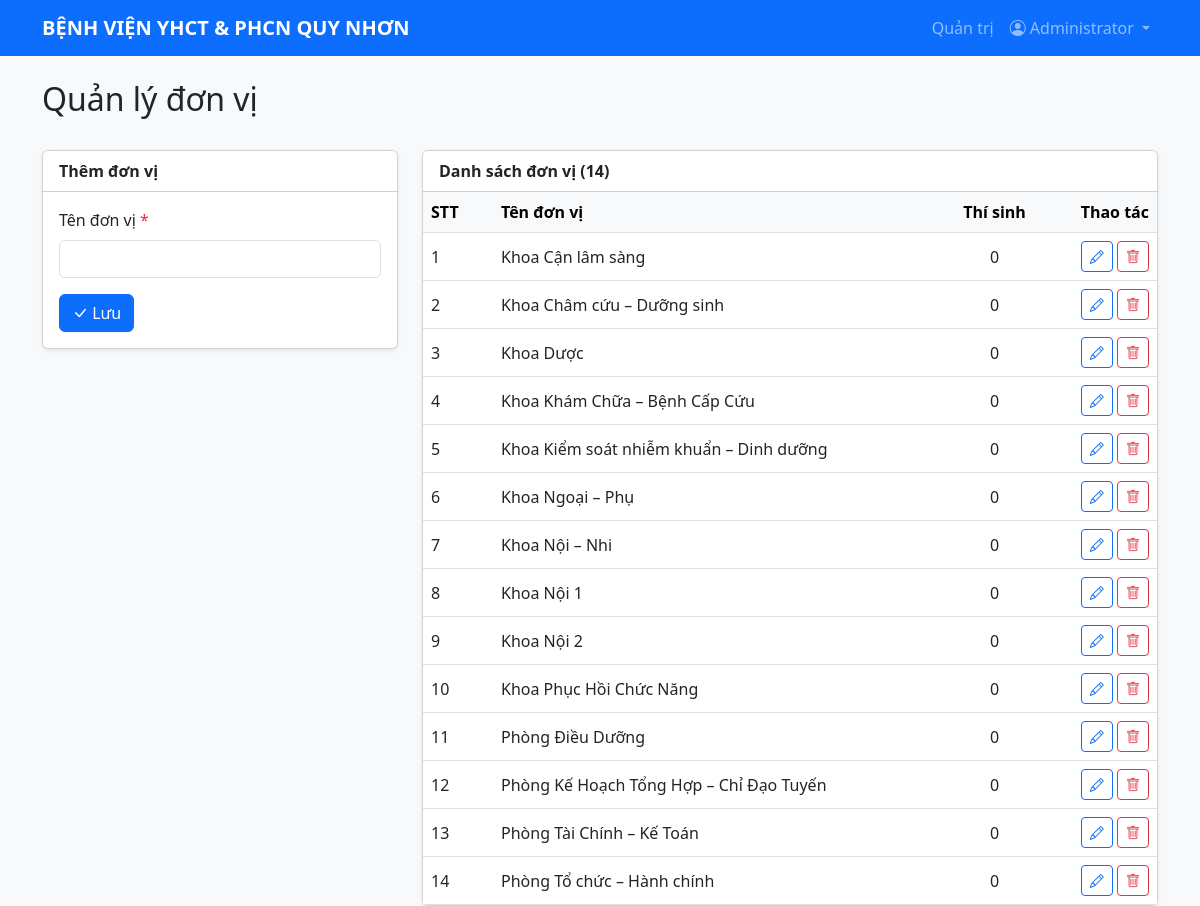
The app's page /admin/units.php (signed in) with its own data.
### tables this page shows
CREATE TABLE site_settings (
    setting_key VARCHAR(100) PRIMARY KEY,
    setting_value VARCHAR(255) NOT NULL,
    updated_at TIMESTAMP NOT NULL DEFAULT CURRENT_TIMESTAMP ON UPDATE CURRENT_TIMESTAMP
);

CREATE TABLE units (
    id INT UNSIGNED AUTO_INCREMENT PRIMARY KEY,
    name VARCHAR(255) NOT NULL,
    created_at TIMESTAMP NOT NULL DEFAULT CURRENT_TIMESTAMP,
    updated_at TIMESTAMP NOT NULL DEFAULT CURRENT_TIMESTAMP ON UPDATE CURRENT_TIMESTAMP,
    UNIQUE KEY uq_units_name (name)
);

### includes/functions.php (called while the page is built, shortened)
<?php
function h($str) {
    return htmlspecialchars($str ?? '', ENT_QUOTES, 'UTF-8');
}
function getSiteSetting($pdo, $key, $default = '') {
    static $settings = [];
    if (!array_key_exists($key, $settings)) {
        $stmt = $pdo->prepare("SELECT setting_value FROM site_settings WHERE setting_key = ?");
        $stmt->execute([$key]);
        $value = $stmt->fetchColumn();
        $settings[$key] = $value === false ? $default : $value;
    }
    return $settings[$key];
}
function isLoggedIn() {
    return isset($_SESSION['user_id']);
}
function isAdmin() {
    return isset($_SESSION['role']) && $_SESSION['role'] === 'admin';
}
?>

### admin/units.php (the view, shortened to what this page needs)
<?php
require_once __DIR__ . '/../config/database.php';
require_once __DIR__ . '/../includes/functions.php';
$editUnit = null;
$units = $pdo->query("SELECT un.id, un.name, un.created_at, COUNT(u.id) AS participant_count
    FROM units un
    LEFT JOIN users u ON u.unit_id = un.id AND u.role = 'student'
    GROUP BY un.id, un.name, un.created_at
    ORDER BY un.name ASC")->fetchAll();
require_once __DIR__ . '/../includes/header.php';
?>
<div class="d-flex justify-content-between align-items-center mb-4">
    <h2>Quản lý đơn vị</h2>
</div>
<div class="row g-4">
    <div class="col-lg-4">
        <div class="card shadow-sm">
            <div class="card-header bg-white fw-bold"><?= $editUnit ? 'Sửa đơn vị' : 'Thêm đơn vị' ?></div>
            <div class="card-body">
                <form method="post">
                    <div class="mb-3">
                        <label for="unitName" class="form-label">Tên đơn vị <span class="text-danger">*</span></label>
                        <input id="unitName" type="text" name="name" class="form-control" maxlength="255" value="<?= h($editUnit['name'] ?? '') ?>" required autofocus>
                    </div>
                    <button class="btn btn-primary" type="submit"><i class="bi bi-check-lg"></i> Lưu</button>
                </form>
            </div>
        </div>
    </div>
    <div class="col-lg-8">
        <div class="card shadow-sm">
            <div class="card-header bg-white fw-bold">Danh sách đơn vị (<?= count($units) ?>)</div>
            <div class="table-responsive">
                <table class="table table-hover align-middle mb-0">
                    <thead class="table-light">
                        <tr>
                            <th style="width: 70px">STT</th>
                            <th>Tên đơn vị</th>
                            <th class="text-center">Thí sinh</th>
                            <th class="text-end">Thao tác</th>
                        </tr>
                    </thead>
                    <tbody>
                        <?php foreach ($units as $index => $unit): ?>
                            <tr>
                                <td><?= $index + 1 ?></td>
                                <td><?= h($unit['name']) ?></td>
                                <td class="text-center"><?= (int)$unit['participant_count'] ?></td>
                                <td class="text-end text-nowrap">
                                    <a class="btn btn-sm btn-outline-primary" href="units.php?edit=<?= (int)$unit['id'] ?>" title="Sửa"><i class="bi bi-pencil"></i></a>
                                    <form method="post" class="d-inline" onsubmit="return confirm('Bạn chắc chắn muốn xóa đơn vị này?');">
                                        <button class="btn btn-sm btn-outline-danger" type="submit" title="Xóa" <?= (int)$unit['participant_count'] > 0 ? 'disabled' : '' ?>><i class="bi bi-trash"></i></button>
                                    </form>
                                </td>
                            </tr>
                        <?php endforeach; ?>
                    </tbody>
                </table>
            </div>
        </div>
    </div>
</div>
<?php require_once __DIR__ . '/../includes/footer.php'; ?>

### includes/header.php (shortened to what this page needs)
<?php
require_once __DIR__ . '/../config/database.php';
require_once __DIR__ . '/functions.php';
$contestName = getSiteSetting($pdo, 'contest_name', 'BỆNH VIỆN YHCT & PHCN QUY NHƠN');
?>
<!DOCTYPE html>
<html lang="vi">
<head>
    <link href="https://cdn.jsdelivr.net/npm/bootstrap@5.3.0/dist/css/bootstrap.min.css" rel="stylesheet">
    <link rel="stylesheet" href="https://cdn.jsdelivr.net/npm/bootstrap-icons@1.10.5/font/bootstrap-icons.css">
</head>
<body>
<nav class="navbar navbar-expand-lg navbar-dark bg-primary mb-4">
  <div class="container">
    <a class="navbar-brand" href="/index.php"><?= h($contestName) ?></a>
    <div class="collapse navbar-collapse" id="navbarNav">
      <ul class="navbar-nav">
        <?php if (isLoggedIn()): ?>
        <?php if (isAdmin()): ?>
        <li class="nav-item">
          <a class="nav-link" href="/admin/index.php">Quản trị</a>
        </li>
        <?php endif; ?>
        <li class="nav-item dropdown">
          <a class="nav-link dropdown-toggle" href="#" id="navbarDropdown" role="button" data-bs-toggle="dropdown">
            <i class="bi bi-person-circle"></i> <?= h($_SESSION['fullname'] ?? '') ?>
          </a>
        </li>
        <?php endif; ?>
      </ul>
    </div>
  </div>
</nav>
<div class="container">

### includes/header.php (style rules this page uses)
body { background-color: #f8f9fa; }
.navbar-brand { white-space: normal; line-height: 1.2; font-weight: 600; }

### records on screen
site_settings: setting_value "BỆNH VIỆN YHCT & PHCN QUY NHƠN"
units: name "Khoa Cận lâm sàng", participant_count "0"
units: name "Khoa Châm cứu – Dưỡng sinh", participant_count "0"
units: name "Khoa Dược", participant_count "0"
units: name "Khoa Khám Chữa – Bệnh Cấp Cứu", participant_count "0"
units: name "Khoa Kiểm soát nhiễm khuẩn – Dinh dưỡng", participant_count "0"
units: name "Khoa Ngoại – Phụ", participant_count "0"
units: name "Khoa Nội – Nhi", participant_count "0"
units: name "Khoa Nội 1", participant_count "0"
units: name "Khoa Nội 2", participant_count "0"
units: name "Khoa Phục Hồi Chức Năng", participant_count "0"
units: name "Phòng Điều Dưỡng", participant_count "0"
units: name "Phòng Kế Hoạch Tổng Hợp – Chỉ Đạo Tuyến", participant_count "0"
units: name "Phòng Tài Chính – Kế Toán", participant_count "0"
units: name "Phòng Tổ chức – Hành chính", participant_count "0"

### other values on screen
$_SESSION['fullname'] "Administrator"
count($units) "14"
